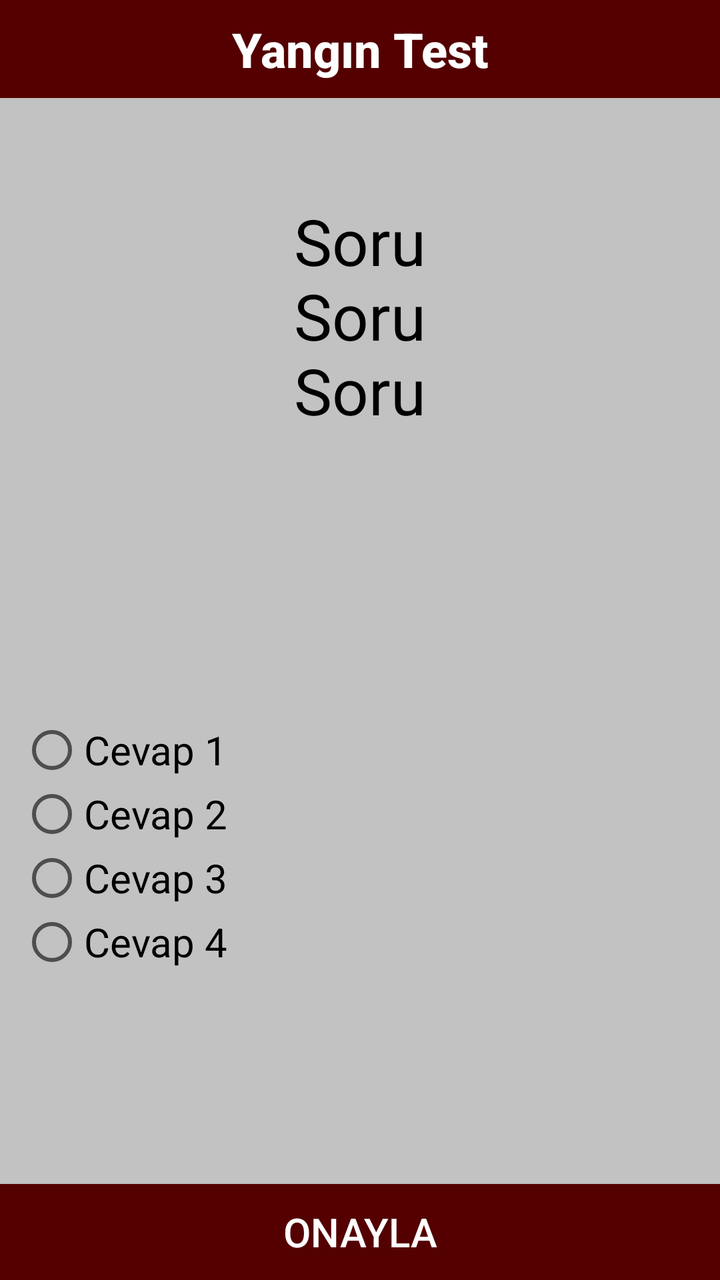
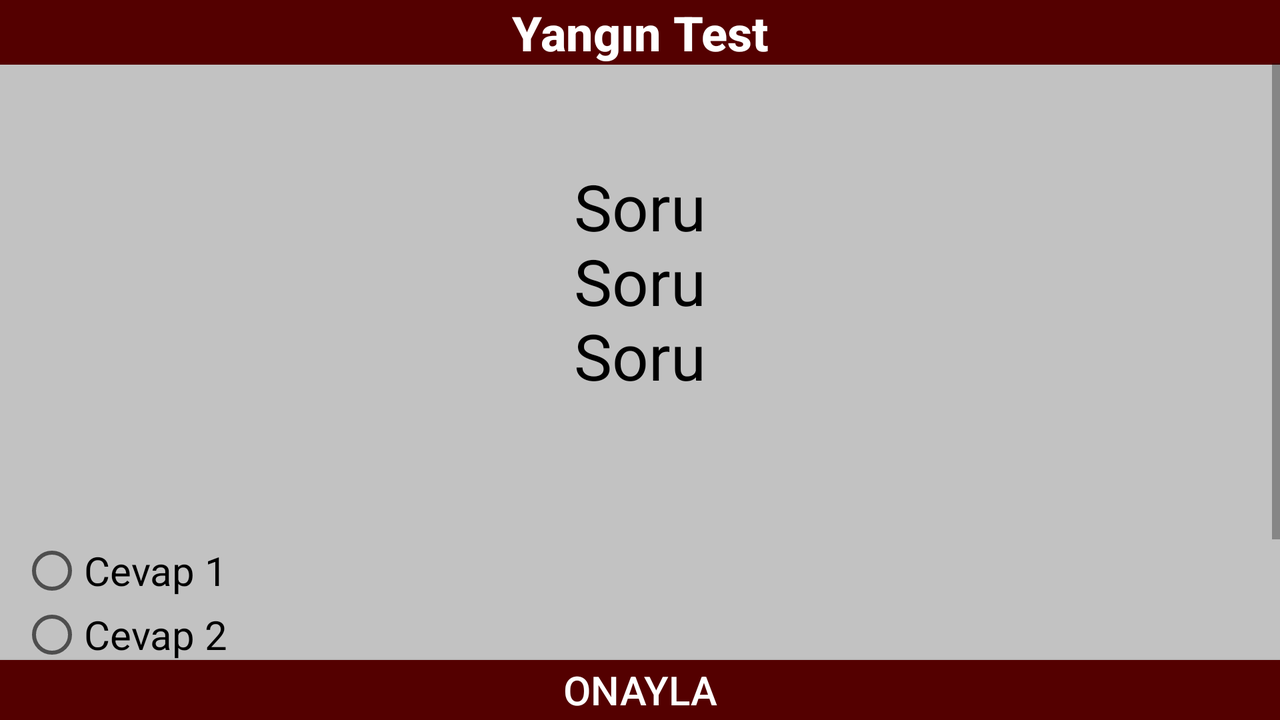

The same Android screen from two of the app's own layout files: first res/layout/ as a phone draws it, then the repository's variant for another configuration, drawn on a device whose configuration selects that folder. Both files follow.
<!-- AndroidManifest.xml: application theme AppTheme -->
<!-- res/layout/yangin_test.xml -->
<?xml version="1.0" encoding="utf-8"?>

<RelativeLayout xmlns:android="http://schemas.android.com/apk/res/android"
    android:layout_width="match_parent"
    android:layout_height="match_parent"
    android:background="#c2c2c2"
    android:orientation="vertical">


    <TextView
        android:id="@+id/title"
        android:layout_width="match_parent"
        android:layout_height="49dp"
        android:background="#540000"
        android:fontFamily="sans-serif-medium"
        android:gravity="center"
        android:text="Yangın Test"
        android:textAlignment="center"
        android:textColor="#FFFFFF"
        android:textSize="24sp"
        android:textStyle="bold" />

    <TextView
        android:id="@+id/SoruText"
        android:layout_width="match_parent"
        android:layout_height="wrap_content"
        android:layout_below="@+id/title"
        android:layout_marginLeft="5dp"
        android:layout_marginTop="50dp"
        android:layout_marginRight="5dp"
        android:gravity="center"
        android:text="Soru\nSoru\nSoru"
        android:textColor="#000000"
        android:textSize="32sp" />

    <RadioGroup
        android:id="@+id/cevapRadioGroup"
        android:layout_width="match_parent"
        android:layout_height="wrap_content"
        android:layout_below="@+id/title"
        android:layout_marginTop="300dp"
        android:padding="10dp">

        <RadioButton
            android:id="@+id/cevap1radio"
            android:layout_width="wrap_content"
            android:layout_height="wrap_content"
            android:text="Cevap 1"
            android:textSize="20sp" />

        <RadioButton
            android:id="@+id/cevap2radio"
            android:layout_width="wrap_content"
            android:layout_height="wrap_content"
            android:text="Cevap 2"
            android:textSize="20sp" />

        <RadioButton
            android:id="@+id/cevap3radio"
            android:layout_width="wrap_content"
            android:layout_height="wrap_content"
            android:text="Cevap 3"
            android:textSize="20sp" />

        <RadioButton
            android:id="@+id/cevap4radio"
            android:layout_width="wrap_content"
            android:layout_height="wrap_content"
            android:text="Cevap 4"
            android:textSize="20sp" />

    </RadioGroup>

    <Button
        android:id="@+id/onaylaButton"
        android:layout_width="match_parent"
        android:layout_height="wrap_content"
        android:layout_alignParentBottom="true"
        android:background="#540000"
        android:text="Onayla"
        android:textColor="@android:color/white"
        android:textSize="20sp" />

</RelativeLayout>
<!-- resources referenced by this layout -->
<resources>
  <style name="AppTheme" parent="Theme.AppCompat.Light.DarkActionBar">
          
          <item name="android:statusBarColor">#540000</item>
          <item name="colorPrimary">@color/colorPrimary</item>
          <item name="colorPrimaryDark">@color/colorPrimaryDark</item>
          <item name="colorAccent">@color/colorAccent</item>
      </style>
</resources>
<!-- res/layout-land/yangin_test.xml (the repository's variant of the layout above) -->
<!-- drawn on the phone turned sideways -->
<?xml version="1.0" encoding="utf-8"?>
<RelativeLayout xmlns:android="http://schemas.android.com/apk/res/android"
    android:layout_width="match_parent"
    android:layout_height="match_parent"
    android:background="#c2c2c2"
    android:orientation="vertical">


    <TextView
        android:id="@+id/title"
        android:layout_width="match_parent"
        android:layout_height="wrap_content"
        android:background="#540000"
        android:fontFamily="sans-serif-medium"
        android:gravity="center"
        android:text="Yangın Test"
        android:textAlignment="center"
        android:textColor="#FFFFFF"
        android:textSize="24sp"
        android:textStyle="bold" />

    <ScrollView
        android:id="@+id/scroll"
        android:layout_width="match_parent"
        android:layout_height="258dp"
        android:layout_above="@+id/onaylaButton"
        android:layout_below="@+id/title"
        android:layout_marginTop="-1dp"
        android:layout_marginBottom="-1dp">


        <LinearLayout
            android:layout_width="match_parent"
            android:layout_height="wrap_content"
            android:orientation="vertical">

            <TextView
                android:id="@+id/SoruText"
                android:layout_width="match_parent"
                android:layout_height="wrap_content"
                android:layout_marginLeft="5dp"
                android:layout_marginTop="50dp"
                android:layout_marginRight="5dp"
                android:gravity="center"
                android:text="Soru\nSoru\nSoru"
                android:textColor="#000000"
                android:textSize="32sp" />

            <RadioGroup
                android:id="@+id/cevapRadioGroup"
                android:layout_width="match_parent"
                android:layout_height="wrap_content"
                android:layout_below="@+id/title"
                android:layout_marginTop="60dp"
                android:padding="10dp">

                <RadioButton
                    android:id="@+id/cevap1radio"
                    android:layout_width="wrap_content"
                    android:layout_height="wrap_content"
                    android:text="Cevap 1"
                    android:textSize="20sp" />

                <RadioButton
                    android:id="@+id/cevap2radio"
                    android:layout_width="wrap_content"
                    android:layout_height="wrap_content"
                    android:text="Cevap 2"
                    android:textSize="20sp" />

                <RadioButton
                    android:id="@+id/cevap3radio"
                    android:layout_width="wrap_content"
                    android:layout_height="wrap_content"
                    android:text="Cevap 3"
                    android:textSize="20sp" />

                <RadioButton
                    android:id="@+id/cevap4radio"
                    android:layout_width="wrap_content"
                    android:layout_height="wrap_content"
                    android:text="Cevap 4"
                    android:textSize="20sp" />

            </RadioGroup>
        </LinearLayout>
    </ScrollView>

    <Button
        android:id="@+id/onaylaButton"
        android:layout_width="match_parent"
        android:layout_height="30dp"
        android:layout_alignParentBottom="true"
        android:background="#540000"
        android:text="Onayla"
        android:textColor="@android:color/white"
        android:textSize="20sp" />

</RelativeLayout>
